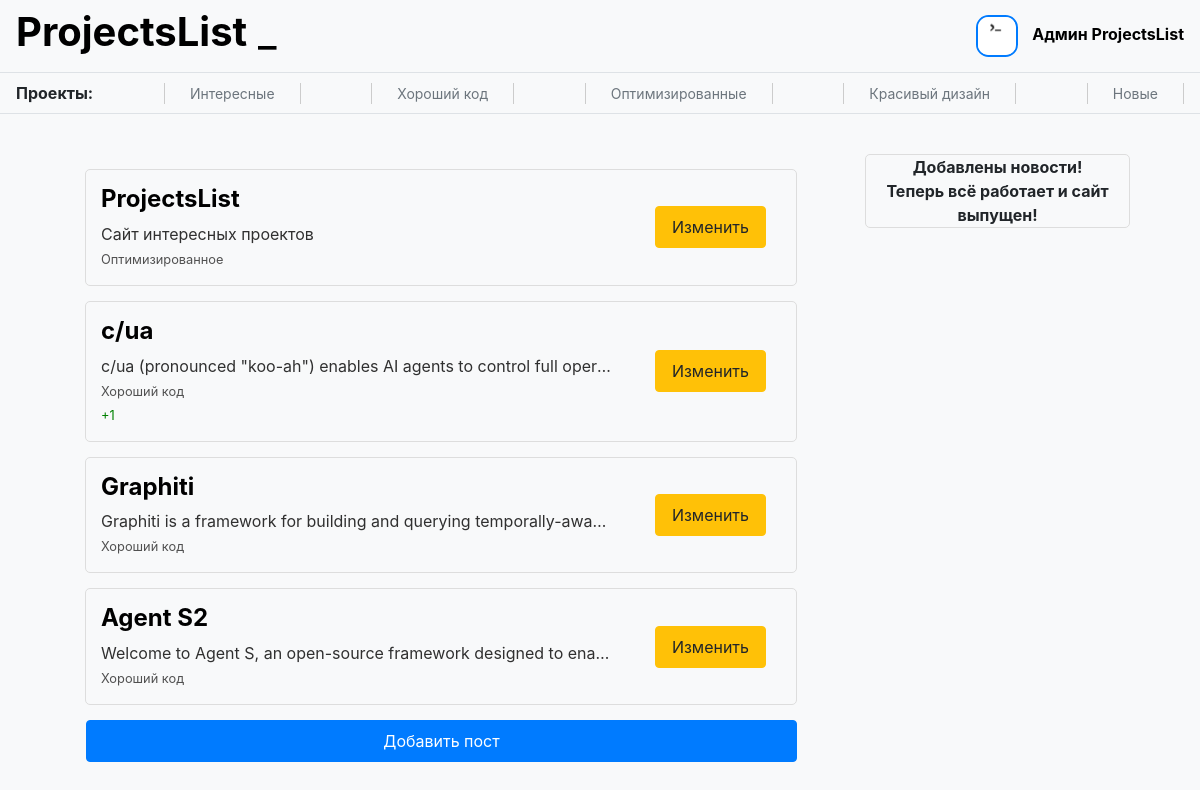
Page / (signed in) on the earlier database version.
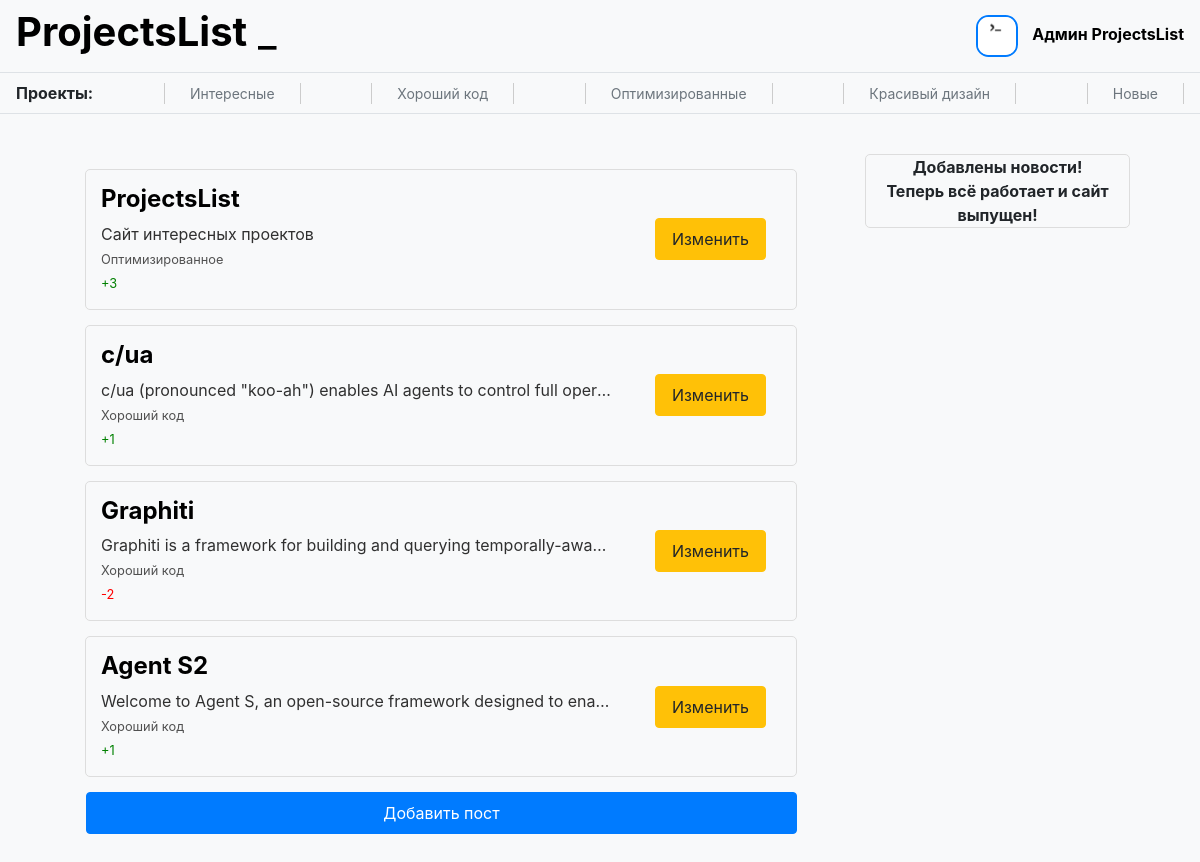
Same page on the later database version.
### data/posts.py (models this page shows)
class Post(SqlAlchemyBase):
    __tablename__ = 'posts'
    id = sa.Column(sa.Integer, primary_key=True, autoincrement=True)
    title = sa.Column(sa.String)
    text = sa.Column(sa.String)
    project_link = sa.Column(sa.String)
    category = sa.Column(sa.String)
    like = sa.Column(sa.Integer, default=0)
    dislike = sa.Column(sa.Integer, default=0)
    create_time = sa.Column(sa.DateTime, default=datetime.now)
    author = sa.orm.relationship('User', back_populates='posts')
    author_id = sa.Column(sa.Integer, sa.ForeignKey('users.id'))
    users_who_liked = sa.orm.relationship('User', back_populates='liked_posts', secondary='rating_posts')
    comments = sa.orm.relationship('Comment', back_populates='post')

### server.py (the view)
@app.route('/')
def home():
    style = flask.request.args.get('style', '')
    try:
        db = db_session.create_session()
        posts = db.query(Post).all()[:-5:-1]
        return flask.render_template('home.html', title='ProjectsList', posts=posts, style=style)
    finally:
        db.close()

### data/db_session.py (called while the page is built)
def create_session() -> Session:
    global __factory
    return __factory()

### server.py (called while the page is built)
@login_manager.user_loader
def load_user(user_id):
    try:
        db = db_session.create_session()
        return db.query(User).get(user_id)
    finally:
        db.close()

### templates/home.html
{% extends "base.html" %}
{% block content %}
    <div class='container'>
        <div class='posts' style='display: inline-block'>
            {% for post in posts %}
            <div class='small-post'>
                <a href='posts/{{post.id}}' style='max-width: 75%'>
                    <div style='white-space: nowrap; overflow: hidden; text-overflow: ellipsis;'>
                        <h4>{{post.title}}</h4>
                        <p style='white-space: nowrap; overflow: hidden; text-overflow: ellipsis;'>{{post.text}}</p>
                        <small>{{post.category}}</small>
			<p>
			{% if post.like > post.dislike %}
			<small style='color: green'>+{{ post.like - post.dislike }}</small>
			{% elif post.like < post.dislike %}
			<small style='color: red'>-{{ post.dislike - post.like }}</small>
			{% endif %}
			</p>
                    </div>
                </a>
                {% if current_user.id == post.author.id or current_user.id == 1 %}
                <div style='display: inline-block;'>
                    <a type='button' class='btn btn-warning' href='posts/edit/{{post.id}}'>Изменить</a>
                </div>
                {% endif %}
            </div>
            {% endfor %}
            {% if current_user.is_authenticated %}
            <a class='btn btn-primary' href='/add_post'>Добавить пост</a>
            {% endif %}
        </div>
        <div class='news' style='display: inline-block; float: right'>
            <b>Добавлены новости!<br>Теперь всё работает и сайт выпущен!</b>
        </div>
    </div>
{% endblock %}

Differences in the rows shown:
changed Post "ProjectsList": like 0 → 3 (drawn); post.like-post.dislike (not shown) → "3"
changed Post "Graphiti": dislike 0 → 2 (drawn); post.dislike-post.like (not shown) → "2"
changed Post "Agent S2": like 0 → 2 (drawn); post.like-post.dislike (not shown) → "1"
